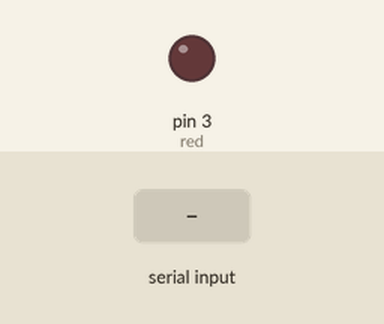
A sketch run on a simulated Arduino Uno, built with avr-gcc and run on an emulated ATmega328P. Parts: output pins drawn as LEDs (lit = HIGH). The inputs (shaded band) are chosen by the test bench.

Above: at 1.2 s.
1.3 s: "turn off" received over Serial
At 3.1 s:
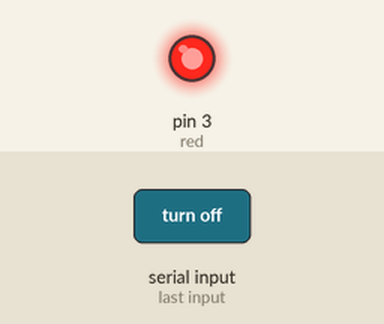
3.8 s: "turn on" received over Serial
At 6.2 s:
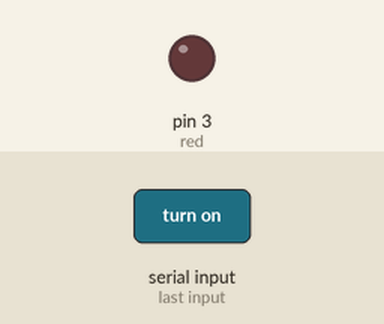
Timing chart, 0 to 7.7 s (numbered marks = the images above; inputs shaded):
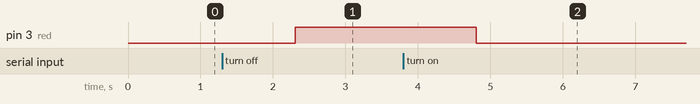

Measured:
- after the input at 1.3 s, pin 3 (red): LOW → HIGH after 1.0 s
- after the input at 3.8 s, pin 3 (red): HIGH → LOW after 1.0 s

The sketch:

sketch_jul25a.ino
```cpp
const int red = 3;
String reading; // data type used to store a character
void setup( )
{
pinMode(red, OUTPUT);
Serial.begin(9600); // Adjust speed of serial monitor
}
void loop( ) {
if(Serial.available()>0) {
reading=Serial.readString();
if (reading=="turn on"){ digitalWrite(red,0);}
else if (reading=="turn off"){
digitalWrite(red,1); }
}}
```
